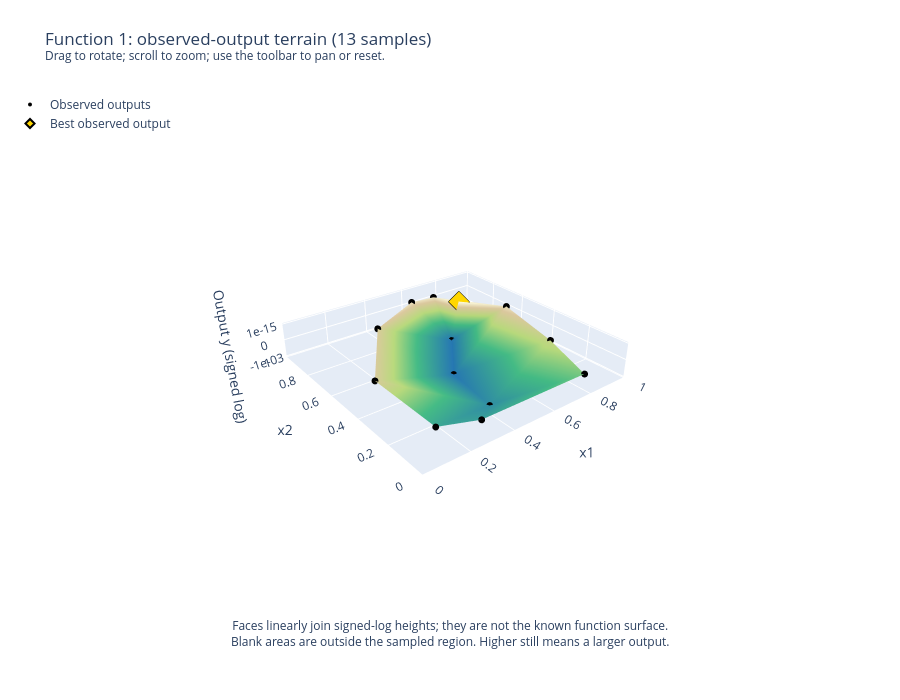

Here is the notebook cell this chart was saved with:
### Markdown cell above
## Observed-output terrain

The signed-log height makes the enormous output range visible while preserving signs and order.
Black markers are measurements; the gold diamond identifies the highest observed output.
The triangular faces simply join measured heights. They are a visual interpolation, not a fitted regression or a known function surface.
Blank areas lie outside the sampled region. Drag to rotate, scroll to zoom, or change `terrain_relief` to adjust vertical exaggeration.

### Code cell
# Observed outputs as a draggable terrain; the display scale is Function 1-specific.
terrain_y = y.to_numpy(dtype=float)
nonzero_magnitudes = np.abs(terrain_y[terrain_y != 0])
terrain_scale = 10.0 ** np.floor(np.log10(nonzero_magnitudes.min()))
terrain_ticks = [-1e-3, 0, 1e-15]
terrain_html = figures / "observed-output-terrain.html"
terrain_fig = plot_observed_terrain(
    X.to_numpy(), terrain_y,
    title=f"Function 1: observed-output terrain ({len(terrain_y)} samples)",
    heights=signed_log(terrain_y, scale=terrain_scale),
    height_axis=dict(title="Output y (signed log)", tickmode="array",
                     tickvals=signed_log(terrain_ticks, scale=terrain_scale),
                     ticktext=[f"{value:.0e}" if value else "0" for value in terrain_ticks]),
    height_description="signed-log heights", relief=0.16, save_to=terrain_html,
)
print(f"Height = sign(y) * log10(1 + |y| / {terrain_scale:.0e}); tick labels show original y.")
print(f"Interactive browser copy: {terrain_html}")
terrain_fig.show(config=PLOT_CONFIG)

### Figure 1 — Plotly figure (JSON) as saved in the notebook; plotly's stock layout.template omitted (floating-point values rounded to 4 significant figures)
{"data": [{"colorscale": [[0, "#2475b0"], [0.4, "#42b983"], [0.65, "#b6d77a"], [0.85, "#d9c69c"], [1, "#fffde0"]], "flatshading": true, "hoverinfo": "skip", "i": [10, 10, 4, 0, 4, 4, 5, 3, 5, 5, 11, 5, 7, 2, 4], "intensity": [121.1, 154.0, 184.9, 76.52, -197.6, -146.3, -109.3, 160.4, 119.6, 152.8, -197.7, -91.61, 0.4732], "intensitymode": "vertex", "j": [3, 0, 7, 4, 0, 10, 6, 5, 3, 10, 5, 11, 2, 4, 2], "k": [9, 8, 1, 1, 10, 9, 12, 12, 10, 8, 8, 6, 9, 9, 7], "name": "Joined observations", "showscale": false, "type": "mesh3d", "x": [0.3194, 0.5743, 0.731, 0.8404, 0.6501, 0.4104, 0.3127, 0.6834, 0.08251, 0.8839, 0.4684, 0.1531, 0.7819], "y": [0.763, 0.8799, 0.733, 0.2647, 0.6815, 0.1476, 0.07872, 0.8611, 0.4035, 0.5823, 0.4354, 0.134, 0.02561], "z": [121.1, 154.0, 184.9, 76.52, -197.6, -146.3, -109.3, 160.4, 119.6, 152.8, -197.7, -91.61, 0.4732]}, {"customdata": [1.323e-79, 1.033e-46, 7.711e-16, 3.342e-124, -0.003606, -2.159e-54, -2.089e-91, 2.535e-40, 3.607e-81, 6.23e-48, -0.005509, -4.058e-109, 1.973e-200], "hovertemplate": "x1=%{x:.4f}<br>x2=%{y:.4f}<br>Output y=%{customdata:.3e}<extra></extra>", "marker": {"color": "black", "size": 4}, "mode": "markers", "name": "Observed outputs", "type": "scatter3d", "x": [0.3194, 0.5743, 0.731, 0.8404, 0.6501, 0.4104, 0.3127, 0.6834, 0.08251, 0.8839, 0.4684, 0.1531, 0.7819], "y": [0.763, 0.8799, 0.733, 0.2647, 0.6815, 0.1476, 0.07872, 0.8611, 0.4035, 0.5823, 0.4354, 0.134, 0.02561], "z": [121.1, 154.0, 184.9, 76.52, -197.6, -146.3, -109.3, 160.4, 119.6, 152.8, -197.7, -91.61, 0.4732]}, {"customdata": [7.711e-16], "hovertemplate": "Best observed output: %{customdata:.3e}<extra></extra>", "marker": {"color": "gold", "line": {"color": "black", "width": 2}, "size": 7, "symbol": "diamond"}, "mode": "markers", "name": "Best observed output", "type": "scatter3d", "x": [0.731], "y": [0.733], "z": [184.9]}], "layout": {"annotations": [{"showarrow": false, "text": "Faces linearly join signed-log heights; they are not the known function surface.<br>Blank areas are outside the sampled region. Higher still means a larger output.", "x": 0.5, "xref": "paper", "y": -0.08, "yref": "paper"}], "height": 700, "legend": {"x": 0, "y": 1}, "margin": {"b": 90, "l": 10, "r": 10, "t": 90}, "scene": {"aspectmode": "manual", "aspectratio": {"x": 1, "y": 1, "z": 0.16}, "camera": {"eye": {"x": -1.4, "y": -1.8, "z": 1.2}}, "dragmode": "orbit", "xaxis": {"range": [0, 1], "title": {"text": "x1"}}, "yaxis": {"range": [0, 1], "title": {"text": "x2"}}, "zaxis": {"tickmode": "array", "ticktext": ["-1e-03", "0", "1e-15"], "tickvals": [-197.0, 0.0, 185.0], "title": {"text": "Output y (signed log)"}}}, "title": {"text": "Function 1: observed-output terrain (13 samples)<br><sup>Drag to rotate; scroll to zoom; use the toolbar to pan or reset.</sup>"}}}
